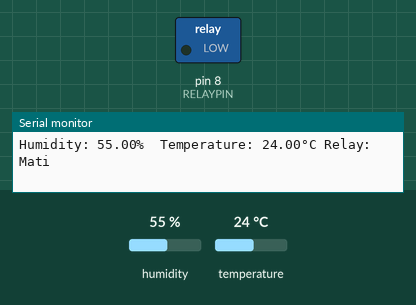
A sketch run on a simulated Arduino Uno, built with avr-gcc and run on an emulated ATmega328P. Parts: switched loads named in the sketch (green lamp = pin HIGH), the last lines printed to the serial monitor. The test bench sets the inputs (shaded band); at power-on: temperature 24 °C, humidity 55 %.

Above: at 4.8 s.
4.9 s: temperature set to 31 °C
7.9 s: temperature set to 34 °C
At 9.5 s:
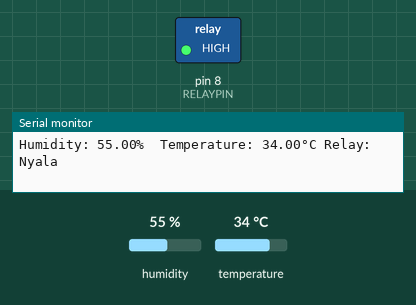
10.9 s: temperature set to 12 °C
At 13.1 s:
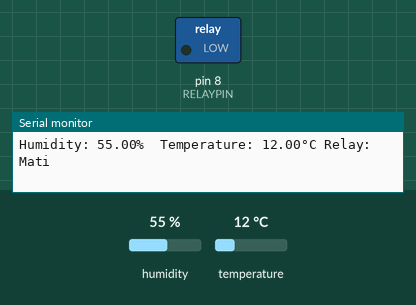
13.9 s: temperature set to 33 °C
At 15.6 s:
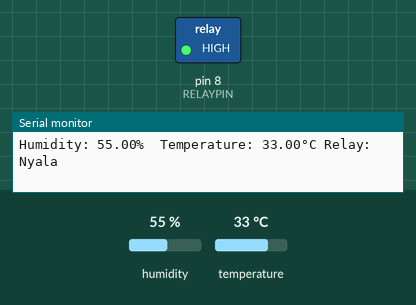
Timing chart, 0 to 17.1 s (numbered marks = the images above; inputs shaded):
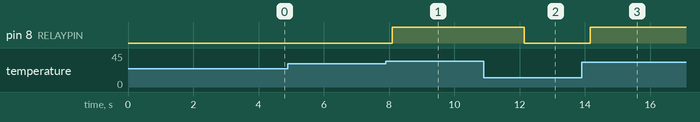

Measured:
- the behaviour switches between 32 and 33 °C on temperature (found by bisection; images 0 and 1)
- after the input at 7.9 s, pin 8 (RELAYPIN): LOW → HIGH after 0.20 s
- after the input at 10.9 s, pin 8 (RELAYPIN): HIGH → LOW after 1.2 s
- after the input at 13.9 s, pin 8 (RELAYPIN): LOW → HIGH after 0.27 s

The sketch:

KipasMager.ino
```cpp
// Example testing sketch for various DHT humidity/temperature sensors
// Written by ladyada, public domain

#include "DHT.h"

#define DHTPIN 2     // Pin Digital Sensor
#define RELAYPIN 8   // Pin Digital Relay

#define DHTTYPE DHT11

DHT dht(DHTPIN, DHTTYPE);

void setup() {
  Serial.begin(9600);
  Serial.println(F("DHTxx test!"));

  dht.begin();
  pinMode(RELAYPIN, OUTPUT);
}

void loop() {
  delay(2000);

  float h = dht.readHumidity();
  float t = dht.readTemperature();

  if (isnan(h) || isnan(t)) {
    Serial.println(F("Failed to read from DHT sensor!"));
    return;
  }

  Serial.print(F("Humidity: "));
  Serial.print(h);
  Serial.print(F("%  Temperature: "));
  Serial.print(t);
  Serial.print(F("°C "));

  Serial.print(F("Relay: "));
  if (t > 32){
    digitalWrite(RELAYPIN, HIGH);
    Serial.println("Nyala");
  }else{
    digitalWrite(RELAYPIN, LOW);
    Serial.println("Mati");
  }
}
```
